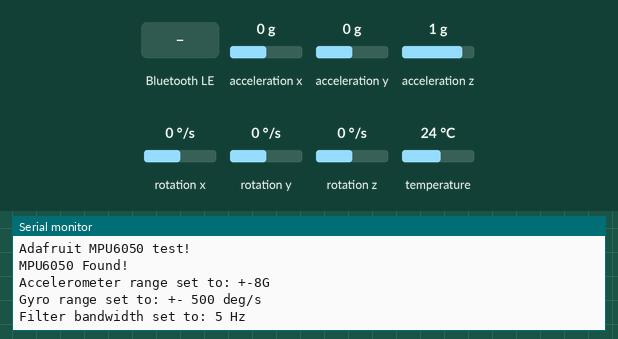
This sketch was run on a simulated ESP32. On the bench: the last lines printed to the serial monitor. Inputs (shaded band) come from the test bench; at power-on: acceleration x 0 g, acceleration y 0 g, acceleration z 1 g, rotation x 0 °/s, rotation y 0 °/s, rotation z 0 °/s, temperature 24 °C. Nothing arrives over Bluetooth unless stated; a phone connects over Bluetooth LE 3 s after start.

Above: at 1.3 s.
1.4 s: Bluetooth LE write "1" received
At 2.7 s:
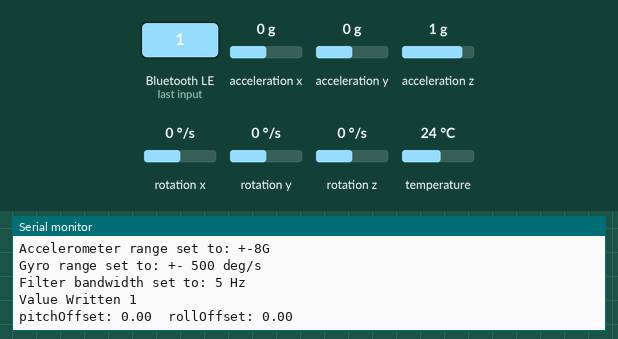
3.1 s: Bluetooth LE write "0" received
At 3.26 s:
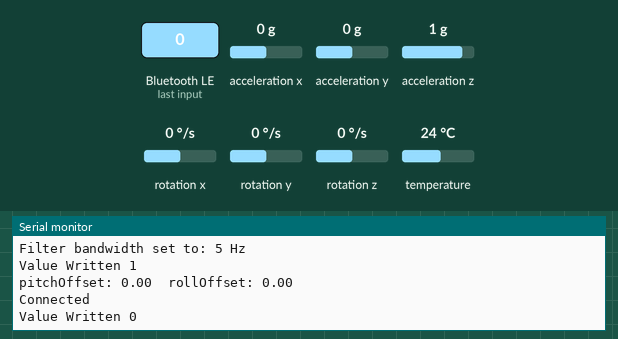

The sketch:

NeckMed-MPU.ino
```cpp
// Basic demo for accelerometer readings from Adafruit MPU6050

// ESP32 Guide: https://RandomNerdTutorials.com/esp32-mpu-6050-accelerometer-gyroscope-arduino/
// ESP8266 Guide: https://RandomNerdTutorials.com/esp8266-nodemcu-mpu-6050-accelerometer-gyroscope-arduino/
// Arduino Guide: https://RandomNerdTutorials.com/arduino-mpu-6050-accelerometer-gyroscope/
#include <BLEDevice.h>
#include <BLEUtils.h>
#include <BLEServer.h>

#include <Adafruit_MPU6050.h>
#include <Adafruit_Sensor.h>
#include <Wire.h>

Adafruit_MPU6050 mpu;
float pitch, roll;

float accelXOffset = 0.0;
float accelYOffset = 0.0;
float accelZOffset = 0.0;

float rollOffset = 0.0;
float pitchOffset = 0.0;

/* Get new sensor events with the readings */
sensors_event_t a, g, temp;

const int dangerousNeckAngle = 19;


enum Neck_State{SAFE_STATE, INTERMEDIATE_STATE, DANGEROUS_STATE};
int neck_state = SAFE_STATE;
int danger_timer_start = 0;
float danger_duration = 0;
const int MINIMAL_STRETCH_DURATION = 10*1000; // in ms
int stretch_timer_start = 0;

float convertAccelerationToPitch(sensors_vec_t accel){
  // Calculate pitch and roll angles from accelerometer data
  float accelX = accel.x;
  float accelY = accel.y;
  float accelZ = accel.z;
  float Pitch = atan2(-accelX, sqrt(accelY * accelY + accelZ *accelZ));
  Pitch = Pitch*180/M_PI;
  // Serial.println("KNTL: " +String(Pitch));
  delay(100);
  return Pitch;
}

float convertAccelerationToRoll(sensors_vec_t accel){
  // SerialBT.println(St+ring(pitch*180/M_PI) + "\t" + String(roll*180/M_PI));
  // Calculate pitch and roll angles from accelerometer data
  float accelX = accel.x;
  float accelY = accel.y;
  float accelZ = accel.z;
  float Roll = atan2(accelY, accelZ);
  Roll = Roll*180/M_PI;
  delay(100);
  return Roll;
}

void calibrateAccelerometer() {
  mpu.getEvent(&a, &g, &temp);

  pitchOffset = convertAccelerationToPitch(a.acceleration);
  rollOffset  = convertAccelerationToRoll(a.acceleration);
  Serial.println("pitchOffset: " + String(pitchOffset) + "\trollOffset: " + String(rollOffset));
}


float abs_float(float n){
  if(n < 0){
    return -n;
  }
  return n;
}
```

01_Bluetooth.ino
```cpp
#include <string>
using namespace std;

#define SERVICE_UUID "81721cb1-d932-4846-b9f4-862e34258388"
#define CHARACTERISTIC_UUID "beb5483e-36e1-4688-b7f5-ea07361b26a8"
// #define STATE_AND_DURATION_CHARACTERISTIC_UUID "1387dc17-e9c4-4447-bfeb-019be5eb269e"
// #define CALIBRATE_CHARACTERISTIC_UUID "e9cd40a2-1296-4ada-84f5-aee86d1e6c78"

BLECharacteristic *pCharacteristic;
// BLECharacteristic *pStateAndDurationCharacteristic;
// BLECharacteristic *pCalibrateCharacteristic;

BLEServer *pServer;


bool connected = false;

class MyServerCallbacks : public BLEServerCallbacks {
  void onConnect(BLEServer *pServer) {
    Serial.println("Connected");
    connected = true;
    digitalWrite(22, HIGH);
  };

  void onDisconnect(BLEServer *pServer) {
    Serial.println("Disconnected");
    pServer->getAdvertising()->start();
    connected = false;
    digitalWrite(22, LOW);
  }
};

class CalibrateCharacteristicsCallbacks : public BLECharacteristicCallbacks {
  void onWrite(BLECharacteristic *pCharacteristic) {
    Serial.print("Value Written ");
    Serial.println(pCharacteristic->getValue().c_str());
    calibrateAccelerometer();
  }
};

void setupBLE() {
  Serial.println("Starting BLE work!");

  BLEDevice::init("Neckmed");
  BLEDevice::setMTU(200);
  pServer = BLEDevice::createServer();
  pServer->setCallbacks(new MyServerCallbacks());


  BLEService *pService = pServer->createService(SERVICE_UUID);
  pCharacteristic = pService->createCharacteristic(
    CHARACTERISTIC_UUID,
    BLECharacteristic::PROPERTY_READ | BLECharacteristic::PROPERTY_WRITE | BLECharacteristic::PROPERTY_NOTIFY);

  // pStateAndDurationCharacteristic = pService->createCharacteristic(
  //   STATE_AND_DURATION_CHARACTERISTIC_UUID,
  //   BLECharacteristic::PROPERTY_READ | BLECharacteristic::PROPERTY_WRITE | BLECharacteristic::PROPERTY_NOTIFY);

  // pCalibrateCharacteristic = pService->createCharacteristic(
  //   CALIBRATE_CHARACTERISTIC_UUID,
  //   BLECharacteristic::PROPERTY_READ | BLECharacteristic::PROPERTY_WRITE | BLECharacteristic::PROPERTY_NOTIFY);

  // pCalibrateCharacteristic->setCallbacks(new CalibrateCharacteristicsCallbacks());
  // pCalibrateCharacteristic->setValue("0");

  pCharacteristic->setCallbacks(new CalibrateCharacteristicsCallbacks());

  pService->start();

  BLEAdvertising *pAdvertising = BLEDevice::getAdvertising();
  pAdvertising->addServiceUUID(SERVICE_UUID);
  pAdvertising->setScanResponse(true);
  pAdvertising->setMinPreferred(0x06);  // functions that help with iPhone connections issue
  pAdvertising->setMinPreferred(0x12);
  BLEDevice::startAdvertising();
  Serial.println("Characteristic defined! Now you can read it in your phone!");
}

void sendData() {
  string data = to_string(roll) + " " + to_string(pitch) + " " + to_string(neck_state) + " " + to_string(danger_duration);;
  pCharacteristic->setValue(data);
  pCharacteristic->notify();
}

// void sendStateAndDurationData() {
//   string data = to_string(neck_state) + " " + to_string(danger_duration);
//   pStateAndDurationCharacteristic->setValue(data);
//   pStateAndDurationCharacteristic->notify();
// }
```

02_MPU.ino
```cpp
void setupMPU(){
    Serial.println("Adafruit MPU6050 test!");

  // Try to initialize!
  while (!mpu.begin()) {
    Serial.println("Failed to find MPU6050 chip");
      delay(1000);

  }
  Serial.println("MPU6050 Found!");

  mpu.setAccelerometerRange(MPU6050_RANGE_8_G);
  Serial.print("Accelerometer range set to: ");
  switch (mpu.getAccelerometerRange()) {
  case MPU6050_RANGE_2_G:
    Serial.println("+-2G");
    break;
  case MPU6050_RANGE_4_G:
    Serial.println("+-4G");
    break;
  case MPU6050_RANGE_8_G:
    Serial.println("+-8G");
    break;
  case MPU6050_RANGE_16_G:
    Serial.println("+-16G");
    break;
  }
  mpu.setGyroRange(MPU6050_RANGE_500_DEG);
  Serial.print("Gyro range set to: ");
  switch (mpu.getGyroRange()) {
  case MPU6050_RANGE_250_DEG:
    Serial.println("+- 250 deg/s");
    break;
  case MPU6050_RANGE_500_DEG:
    Serial.println("+- 500 deg/s");
    break;
  case MPU6050_RANGE_1000_DEG:
    Serial.println("+- 1000 deg/s");
    break;
  case MPU6050_RANGE_2000_DEG:
    Serial.println("+- 2000 deg/s");
    break;
  }

  mpu.setFilterBandwidth(MPU6050_BAND_5_HZ);
  Serial.print("Filter bandwidth set to: ");
  switch (mpu.getFilterBandwidth()) {
  case MPU6050_BAND_260_HZ:
    Serial.println("260 Hz");
    break;
  case MPU6050_BAND_184_HZ:
    Serial.println("184 Hz");
    break;
  case MPU6050_BAND_94_HZ:
    Serial.println("94 Hz");
    break;
  case MPU6050_BAND_44_HZ:
    Serial.println("44 Hz");
    break;
  case MPU6050_BAND_21_HZ:
    Serial.println("21 Hz");
    break;
  case MPU6050_BAND_10_HZ:
    Serial.println("10 Hz");
    break;
  case MPU6050_BAND_5_HZ:
    Serial.println("5 Hz");
    break;
  }

  Serial.println("");
  delay(100);
}

float getPitch(){
  /* Get new sensor events with the readings */
  mpu.getEvent(&a, &g, &temp);

  float tempPitch = convertAccelerationToPitch(a.acceleration) - pitchOffset;
  // Serial.println("Pitch from function" + String(tempPitch));

  return tempPitch;
}

float getRoll(){
  mpu.getEvent(&a, &g, &temp);
  return convertAccelerationToRoll(a.acceleration) - rollOffset;
}
```

99_main.ino
```cpp
void setup(void) {
  Serial.begin(115200);
  while (!Serial)
    delay(10); // will pause Zero, Leonardo, etc until serial console opens


  setupBLE();
  setupMPU();

}

void loop() {

  pitch = getRoll();
  roll = getPitch();

  switch(neck_state){
    case SAFE_STATE:
      if(pitch > dangerousNeckAngle){
        danger_timer_start = millis(); // in ms
        neck_state = DANGEROUS_STATE;
      }
      break;
    case INTERMEDIATE_STATE:
      if(pitch > dangerousNeckAngle){
        neck_state = DANGEROUS_STATE;
      }
      if(millis() - stretch_timer_start > MINIMAL_STRETCH_DURATION){
        neck_state = SAFE_STATE;
        danger_duration = 0;
      }
      break;
    case DANGEROUS_STATE:
        // Serial.println("danger");
        danger_duration = (float)(millis() - danger_timer_start)/1000.0; // in ms
        if(pitch < dangerousNeckAngle){
          neck_state = INTERMEDIATE_STATE;
          stretch_timer_start = millis();
        }
      break;
  }

  if(connected){
    // Serial.println(pCalibrateCharacteristic->getValue().c_str());
    // Serial.println(pCharacteristic->getValue().c_str());
    // Serial.println(pStateAndDurationCharacteristic->getValue().c_str());
    sendData();
    // sendStateAndDurationData();
  }

  delay(200);
}
```

Measured:
- after the input at 1.4 s, the serial monitor: prints a new line at once (image 1)
- after the input at 3.1 s, the serial monitor: prints a new line at once (image 2)
